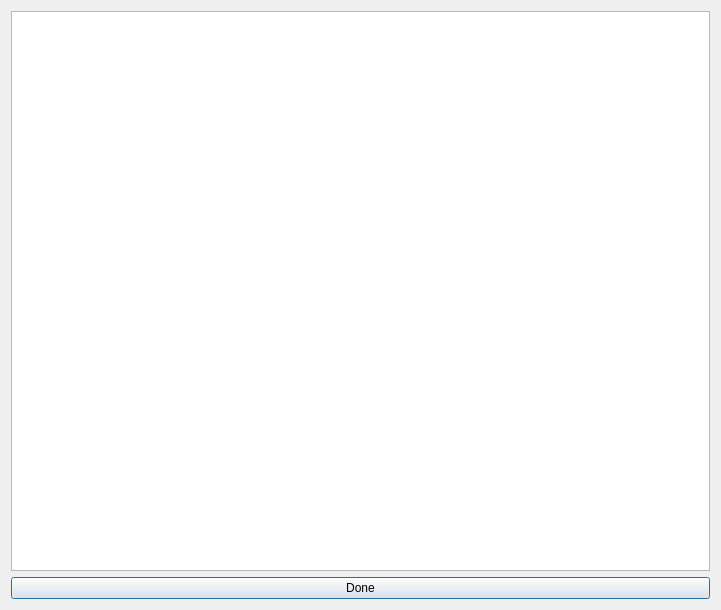
<?xml version="1.0" encoding="UTF-8"?>
<ui version="4.0">
 <class>Dialog_Disp</class>
 <widget class="QDialog" name="Dialog_Disp">
  <property name="geometry">
   <rect>
    <x>0</x>
    <y>0</y>
    <width>721</width>
    <height>610</height>
   </rect>
  </property>
  <property name="windowTitle">
   <string>Dialog</string>
  </property>
  <layout class="QGridLayout" name="gridLayout">
   <item row="0" column="0">
    <widget class="QTextBrowser" name="textBrowser_Disp"/>
   </item>
   <item row="1" column="0">
    <widget class="QPushButton" name="pushButton_DIsp_Done">
     <property name="text">
      <string>Done</string>
     </property>
    </widget>
   </item>
  </layout>
 </widget>
 <resources/>
 <connections>
  <connection>
   <sender>pushButton_DIsp_Done</sender>
   <signal>clicked()</signal>
   <receiver>Dialog_Disp</receiver>
   <slot>close()</slot>
   <hints>
    <hint type="sourcelabel">
     <x>658</x>
     <y>583</y>
    </hint>
    <hint type="destinationlabel">
     <x>360</x>
     <y>304</y>
    </hint>
   </hints>
  </connection>
 </connections>
</ui>
